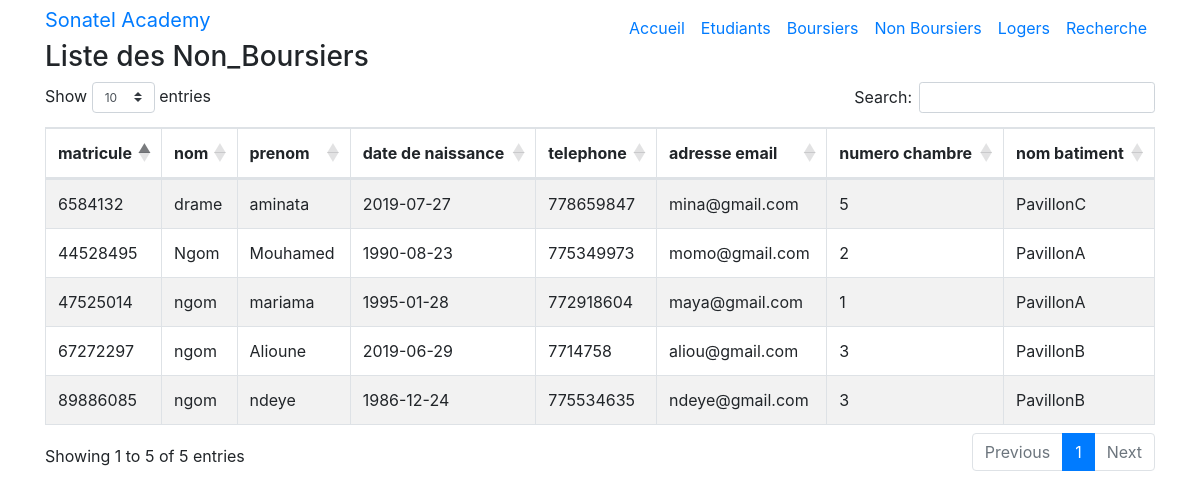
/liste_loger.php, run on the app's committed database.
### tables this page shows
CREATE TABLE `Etudiant` (
  `id_etudiant` int(11) NOT NULL,
  `matricule` varchar(255) NOT NULL,
  `nom_etudiant` varchar(255) NOT NULL,
  `prenom_etudiant` varchar(255) NOT NULL,
  `date_naiss` date NOT NULL,
  `telephone` int(11) NOT NULL,
  `email` varchar(50) NOT NULL
);

CREATE TABLE `Logers` (
  `id_etudiant` int(11) NOT NULL,
  `id_chambre` int(11) NOT NULL
);

CREATE TABLE `Batiments` (
  `id_batiment` int(11) NOT NULL,
  `nom_batiment` varchar(255) NOT NULL
);

### Etudiant_Service.php (called while the page is built, shortened)
<?php
class Etudiant_Service
{
  private $db;
  public function setDb(PDO $db)
  {
    $this->db = $db;
  }
  public function findl()
  {
    $req = $this->db->prepare("SELECT matricule,nom_etudiant,prenom_etudiant,date_naiss,telephone,email,Logers.id_chambre,nom_batiment FROM Chambres,Batiments,Logers,Etudiant WHERE Etudiant.id_etudiant=Logers.id_etudiant AND Batiments.id_batiment=Chambres.id_batiment AND Logers.id_chambre=Chambres.id_Chambre");
    $req->execute();
    return $req->fetchAll(PDO::FETCH_OBJ);
  }
}

### liste_loger.php (the view, shortened to what this page needs)
<?php
$db = new PDO('mysql:host=127.0.0.1;dbname=Universite', 'root', 'Zawji@2801');
$db->setAttribute(PDO::ATTR_ERRMODE, PDO::ERRMODE_EXCEPTION);
$etuService = new Etudiant_Service($db);
?>
<!DOCTYPE html>
<html lang="en">
<head>
  <link rel="stylesheet" href="https://cdnjs.cloudflare.com/ajax/libs/twitter-bootstrap/4.1.3/css/bootstrap.css">
<link rel="stylesheet" href="https://cdn.datatables.net/1.10.19/css/dataTables.bootstrap4.min.css">
</head>
<body class="paralax-mf footer-paralax bg-image sect-mt4 route">
  <div class="container">
  <a class="navbar-brand js-scroll" href="#page-top">Sonatel Academy</a>
  <nav class="navbar navbar-b navbar-trans navbar-expand-md fixed-top" id="mainNav">
    <div class="container">
      <div class="navbar-collapse collapse justify-content-end" id="navbarDefault">
        <ul class="navbar-nav">
          <li class="nav-item">
            <a class="nav-link js-scroll" href="index.php">Accueil</a>
          </li>
          <li class="nav-item">
            <a class="nav-link js-scroll" href="liste_etudiant.php">Etudiants</a>
          </li>
          <li class="nav-item">
            <a class="nav-link js-scroll" href="liste_boursier.php">Boursiers</a>
          </li>
          <li class="nav-item">
            <a class="nav-link js-scroll" href="liste_nonboursier.php">Non Boursiers</a>
          </li>
          <li class="nav-item">
            <a class="nav-link js-scroll" href="liste_loger.php">Logers</a>
          </li>
          <li class="nav-item">
            <a class="nav-link js-scroll" href="liste.php">Recherche</a>
          </li>
        </ul>
      </div>
    </div>
  </nav>
  </div>
    <div class="container">
      <div class="row">
        <div class="col-md-12">
          <div class="post-box">
            <h3 class="title-left">
              Liste des Non_Boursiers
            </h3>
            <table id="example" class="table table-striped table-bordered" style="background-color:withe">
              <thead>
              <tr>
                  <th>matricule</th>
                  <th>nom</th>
                  <th>prenom</th>
                  <th>date de naissance</th>
                  <th>telephone</th>
                  <th>adresse email</th>
                  <th>numero chambre</th>
                  <th>nom batiment</th>
                </tr>
              </thead>
              <tbody>
                <?php
                foreach ($etuService->findl() as $donnes) {
                  echo '<tr>
            <td>' . $donnes->matricule . '</td>
            <td>' . $donnes->nom_etudiant . '</td>
            <td>' . $donnes->prenom_etudiant . '</td>
            <td>' . $donnes->date_naiss . '</td>
            <td>' . $donnes->telephone . '</td>
            <td>' . $donnes->email . '</td>
            <td>' . $donnes->id_chambre . '</td>
            <td>' . $donnes->nom_batiment . '</td>
            </tr>';
                }
                ?>
              </tbody>
            </table>
          </div>
        </div>
      </div>
    </div>

### data on the page
etudiant: matricule "47525014", nom_etudiant "ngom", prenom_etudiant "mariama", date_naiss "1995-01-28", telephone "772918604", email "maya@gmail.com", logers.id_chambre "1", batiments.nom_batiment "PavillonA"
etudiant: matricule "44528495", nom_etudiant "Ngom", prenom_etudiant "Mouhamed", date_naiss "1990-08-23", telephone "775349973", email "momo@gmail.com", logers.id_chambre "2", batiments.nom_batiment "PavillonA"
etudiant: matricule "89886085", nom_etudiant "ngom", prenom_etudiant "ndeye", date_naiss "1986-12-24", telephone "775534635", email "ndeye@gmail.com", logers.id_chambre "3", batiments.nom_batiment "PavillonB"
etudiant: matricule "67272297", nom_etudiant "ngom", prenom_etudiant "Alioune", date_naiss "2019-06-29", telephone "7714758", email "aliou@gmail.com", logers.id_chambre "3", batiments.nom_batiment "PavillonB"
etudiant: matricule "6584132", nom_etudiant "drame", prenom_etudiant "aminata", date_naiss "2019-07-27", telephone "778659847", email "mina@gmail.com", logers.id_chambre "5", batiments.nom_batiment "PavillonC"
